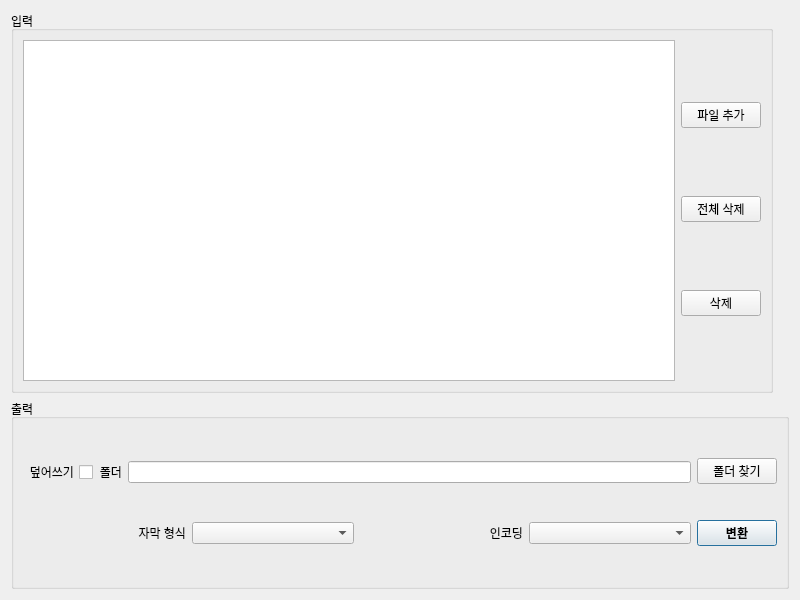
<?xml version="1.0" encoding="UTF-8"?>
<ui version="4.0">
 <class>Dialog</class>
 <widget class="QDialog" name="Dialog">
  <property name="geometry">
   <rect>
    <x>0</x>
    <y>0</y>
    <width>800</width>
    <height>600</height>
   </rect>
  </property>
  <property name="acceptDrops">
   <bool>true</bool>
  </property>
  <property name="windowTitle">
   <string>Subtitle Convert</string>
  </property>
  <layout class="QVBoxLayout" name="verticalLayout_5">
   <item>
    <layout class="QVBoxLayout" name="verticalLayout_4">
     <item>
      <widget class="QGroupBox" name="input_groupBox">
       <property name="enabled">
        <bool>true</bool>
       </property>
       <property name="sizePolicy">
        <sizepolicy hsizetype="Preferred" vsizetype="Preferred">
         <horstretch>0</horstretch>
         <verstretch>0</verstretch>
        </sizepolicy>
       </property>
       <property name="maximumSize">
        <size>
         <width>762</width>
         <height>382</height>
        </size>
       </property>
       <property name="title">
        <string>입력</string>
       </property>
       <layout class="QHBoxLayout" name="horizontalLayout">
        <item>
         <widget class="QListWidget" name="input_file_list">
          <property name="acceptDrops">
           <bool>true</bool>
          </property>
         </widget>
        </item>
        <item>
         <layout class="QVBoxLayout" name="verticalLayout">
          <item>
           <widget class="QPushButton" name="add_file_button">
            <property name="text">
             <string>파일 추가</string>
            </property>
            <property name="autoDefault">
             <bool>false</bool>
            </property>
            <property name="default">
             <bool>false</bool>
            </property>
           </widget>
          </item>
          <item>
           <widget class="QPushButton" name="delete_all_button">
            <property name="text">
             <string>전체 삭제</string>
            </property>
            <property name="autoDefault">
             <bool>false</bool>
            </property>
           </widget>
          </item>
          <item>
           <widget class="QPushButton" name="delete_button">
            <property name="text">
             <string>삭제</string>
            </property>
            <property name="autoDefault">
             <bool>false</bool>
            </property>
           </widget>
          </item>
         </layout>
        </item>
       </layout>
      </widget>
     </item>
     <item>
      <widget class="QGroupBox" name="output_groupBox">
       <property name="sizePolicy">
        <sizepolicy hsizetype="Preferred" vsizetype="Preferred">
         <horstretch>0</horstretch>
         <verstretch>0</verstretch>
        </sizepolicy>
       </property>
       <property name="title">
        <string>출력</string>
       </property>
       <layout class="QHBoxLayout" name="horizontalLayout_5">
        <item>
         <layout class="QHBoxLayout" name="horizontalLayout_4">
          <item>
           <layout class="QVBoxLayout" name="verticalLayout_3">
            <item>
             <layout class="QHBoxLayout" name="horizontalLayout_3">
              <item>
               <widget class="QCheckBox" name="overwrite_check">
                <property name="layoutDirection">
                 <enum>Qt::RightToLeft</enum>
                </property>
                <property name="text">
                 <string>덮어쓰기</string>
                </property>
               </widget>
              </item>
              <item>
               <widget class="QLabel" name="label_2">
                <property name="text">
                 <string>폴더</string>
                </property>
                <property name="alignment">
                 <set>Qt::AlignRight|Qt::AlignTrailing|Qt::AlignVCenter</set>
                </property>
               </widget>
              </item>
              <item>
               <widget class="QLineEdit" name="output_folder_edit"/>
              </item>
             </layout>
            </item>
            <item>
             <layout class="QHBoxLayout" name="horizontalLayout_2">
              <item>
               <widget class="QLabel" name="label">
                <property name="sizePolicy">
                 <sizepolicy hsizetype="Minimum" vsizetype="Preferred">
                  <horstretch>0</horstretch>
                  <verstretch>0</verstretch>
                 </sizepolicy>
                </property>
                <property name="maximumSize">
                 <size>
                  <width>16777215</width>
                  <height>16777215</height>
                 </size>
                </property>
                <property name="text">
                 <string>자막 형식</string>
                </property>
                <property name="alignment">
                 <set>Qt::AlignRight|Qt::AlignTrailing|Qt::AlignVCenter</set>
                </property>
               </widget>
              </item>
              <item>
               <widget class="QComboBox" name="output_type_combo"/>
              </item>
              <item>
               <widget class="QLabel" name="label_3">
                <property name="text">
                 <string>인코딩</string>
                </property>
                <property name="alignment">
                 <set>Qt::AlignRight|Qt::AlignTrailing|Qt::AlignVCenter</set>
                </property>
               </widget>
              </item>
              <item>
               <widget class="QComboBox" name="output_encoding_combo"/>
              </item>
             </layout>
            </item>
           </layout>
          </item>
          <item>
           <layout class="QVBoxLayout" name="verticalLayout_2">
            <item>
             <widget class="QPushButton" name="browse_output_folder_button">
              <property name="text">
               <string>폴더 찾기</string>
              </property>
              <property name="autoDefault">
               <bool>false</bool>
              </property>
             </widget>
            </item>
            <item>
             <widget class="QPushButton" name="convert_button">
              <property name="font">
               <font>
                <weight>75</weight>
                <bold>true</bold>
               </font>
              </property>
              <property name="text">
               <string>변환</string>
              </property>
             </widget>
            </item>
           </layout>
          </item>
         </layout>
        </item>
       </layout>
      </widget>
     </item>
    </layout>
   </item>
  </layout>
  <zorder></zorder>
 </widget>
 <resources/>
 <connections/>
</ui>
